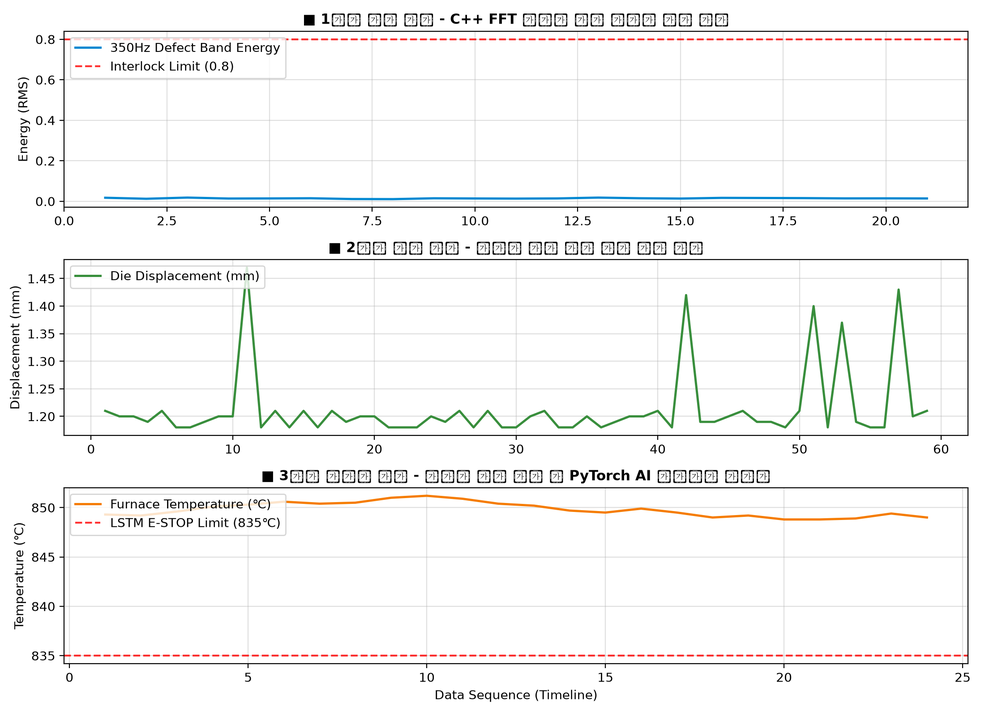
#> input picture AI-driven Process Management/ai_pdm/smart_factory_analytics.png, 985 x 716 px, shrunk from 2200 x 1600 before the run, given as the content of the folder ../../../../AI-driven Process Management/ai_pdm/good, which was not available
$ python color_check2.py '../../../../AI-driven Process Management/ai_pdm'
#> lines starting #> are read from the running program, lines starting #| are printed output that depends on the picture; after the words box and inside, x2 and y2 are one past the last pixel; in counts of white or black regions, pixels touching at a corner belong together; pictures that were not available may be replaced by others from this repository, and a replacement may not be noted
"""색 덩어리 크기로 색 규칙 문턱 정하기:  python color_check2.py <사진폴더>"""
import cv2, glob, os, sys, re
import numpy as np
ROOT = os.path.expanduser(sys.argv[1] if len(sys.argv) > 1 else "~/train/pc_data/bolt")
COLORS = {"red": [(0, 10), (170, 179)], "yellow": [(20, 35)], "green": [(40, 85)], "blue": [(95, 130)]}
S_MIN = {"blue": 50, "red": 80, "yellow": 80, "green": 70}
V_MIN = 30
def blobs(path):
#> called with path = '_only/smart_factory_analytics.png'
    hsv = cv2.cvtColor(cv2.imread(path), cv2.COLOR_BGR2HSV); h, s, v = cv2.split(hsv); out = {}
#> after `hsv = cv2.cvtColor(cv2.imread(path), cv2.COLOR_BGR2HSV)`: hsv: shape (716, 985, 3); mean H, S, V 1.9, 2.9, 246.9
#> after `h, s, v = cv2.split(hsv)`:
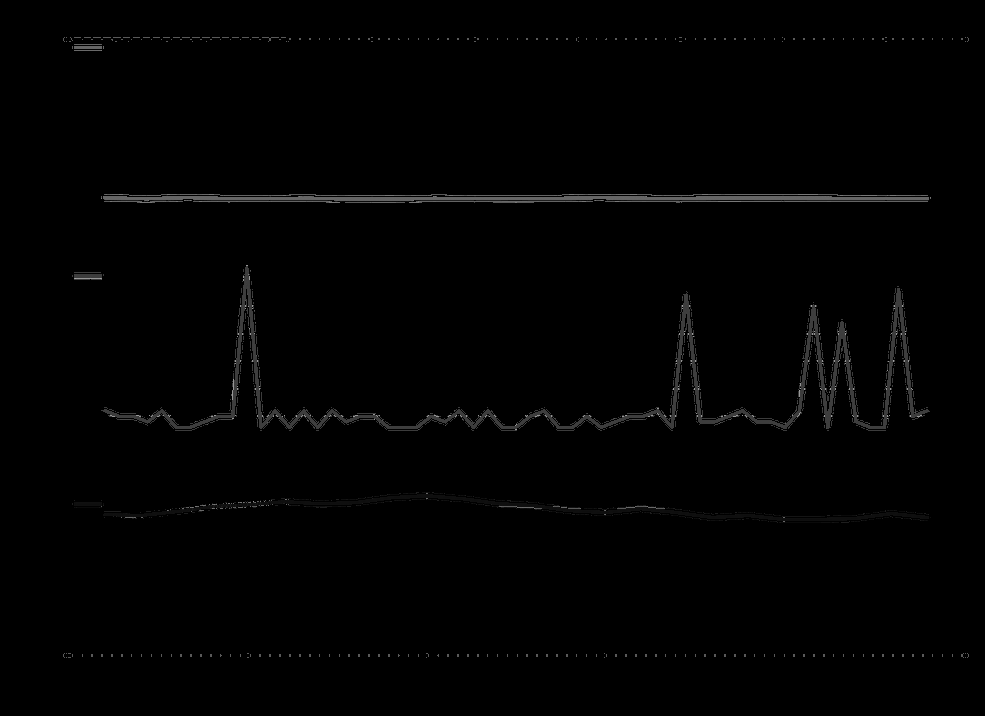
#> h: shape (716, 985); min 0, max 165, mean 1.9
#> after `h, s, v = cv2.split(hsv)`:
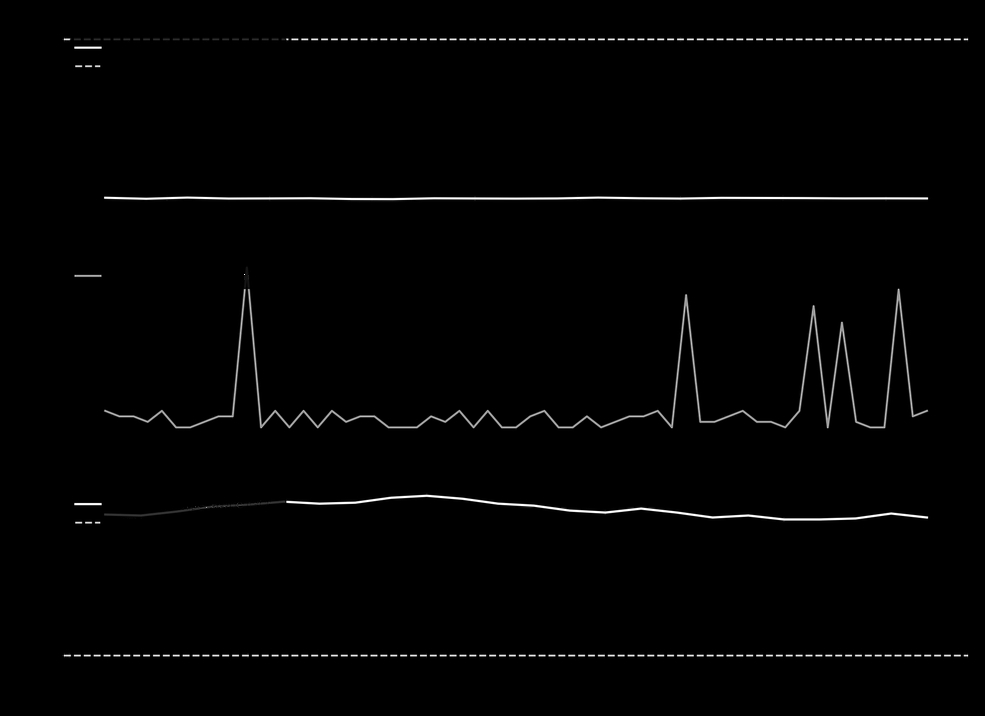
#> s: shape (716, 985); min 0, max 255, mean 2.9
#> after `h, s, v = cv2.split(hsv)`:
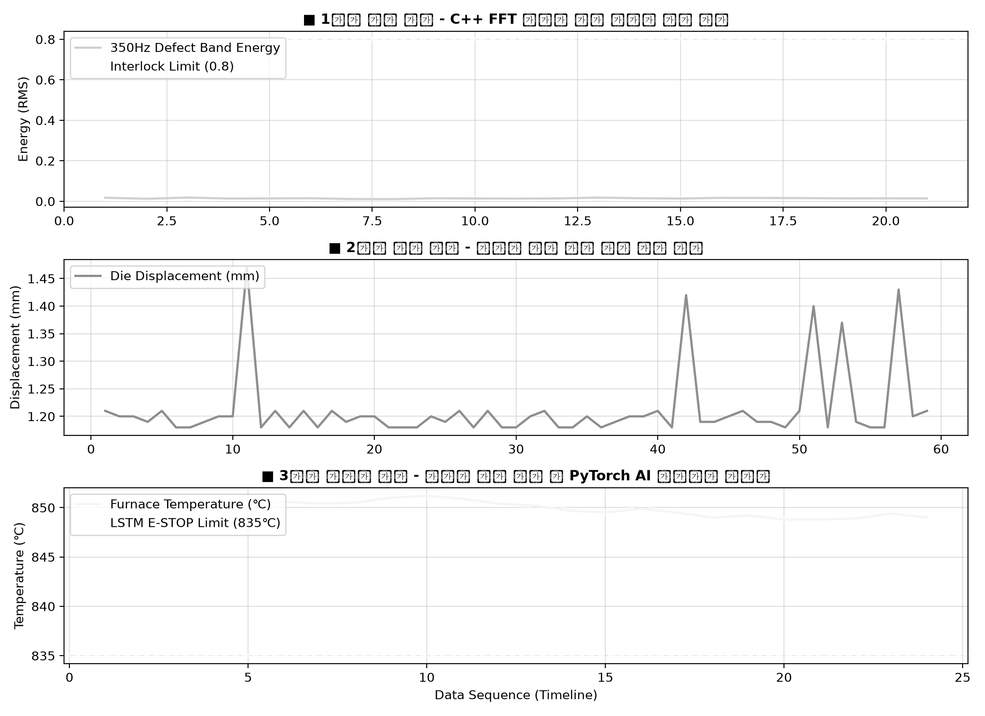
#> v: shape (716, 985); min 0, max 255, mean 246.9
    for c, rs in COLORS.items():
        m = np.zeros(h.shape, bool)
        for lo, hi in rs: m |= (h >= lo) & (h <= hi)
        m = cv2.morphologyEx(((m & (s >= S_MIN[c]) & (v >= V_MIN)) * 255).astype(np.uint8), cv2.MORPH_OPEN, np.ones((3, 3), np.uint8))
        n, _, st, _ = cv2.connectedComponentsWithStats(m)
        out[c] = int(st[1:, cv2.CC_STAT_AREA].max()) if n > 1 else 0
#> this loop made 4 passes
#> (n, st) on passes 1 to 2: (1, [[0, 0, 985, 716, 705260]]), (1, [[0, 0, 985, 716, 705260]])
#> n on passes 3 to 4: 11, 12
#> pass 3, in blobs, `m = cv2.morphologyEx(((m & (s >= S_MIN[c]) & (v >= V_MIN)) * 255).asty..`:
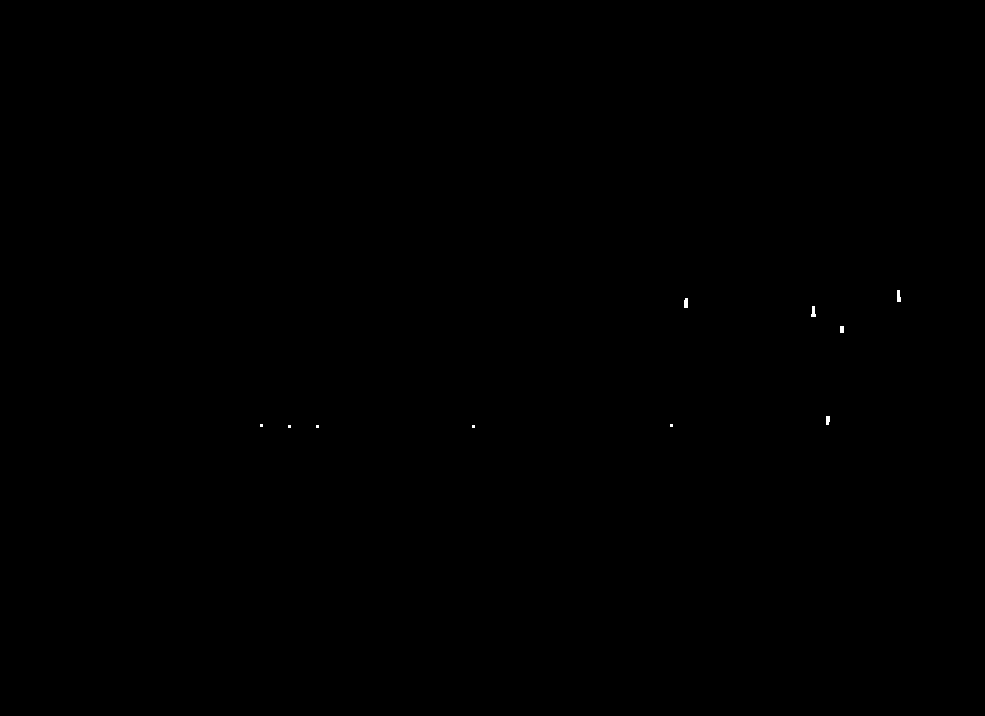
#> m: shape (716, 985); 0.03% white; 10 white regions (5 under 20 px), largest, box (x1, y1, x2, y2) and area: (897, 290, 901, 302) 41, (811, 306, 816, 317) 39, (684, 298, 688, 308) 38, (826, 416, 830, 425) 33, (840, 326, 844, 333) 28
#> after the loop:
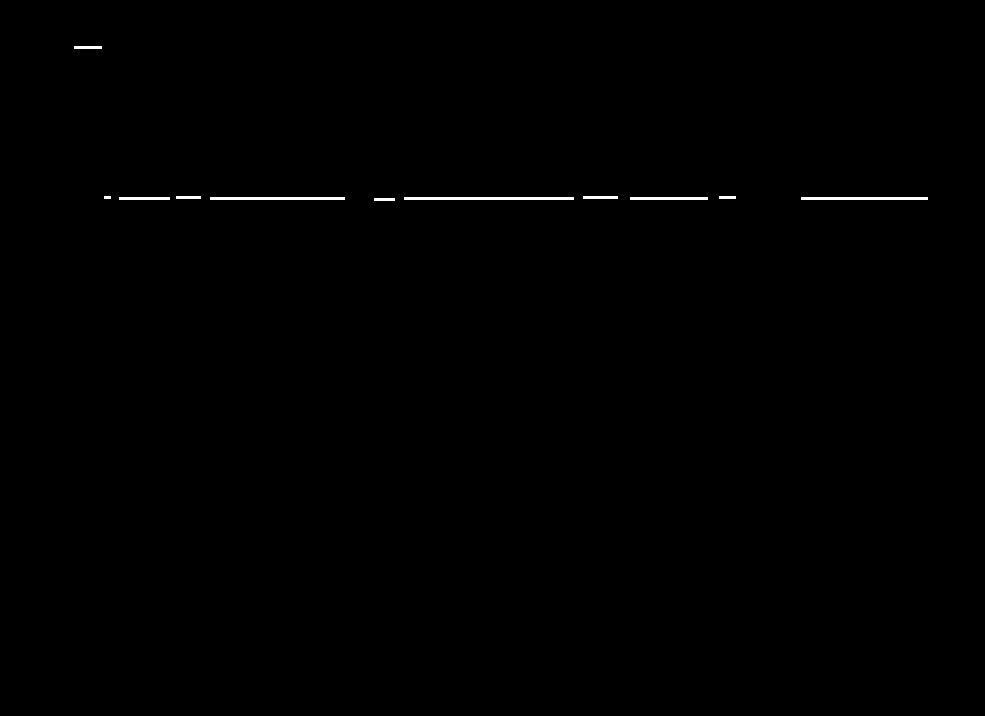
#> m: shape (716, 985); 0.3% white; 11 white regions, largest, box (x1, y1, x2, y2) and area: (404, 197, 574, 200) 510, (210, 197, 345, 200) 405, (801, 197, 928, 200) 381
#> after the loop, out = {'red': 0, 'yellow': 0, 'green': 41, 'blue': 510}
    return out
rows = {}
for folder in ("good", "good_test", "defect"):
    for p in sorted(glob.glob(os.path.join(ROOT, folder, "*"))):
        if not p.lower().endswith((".jpg", ".jpeg", ".png", ".bmp")): continue
        name = os.path.basename(p); m = re.match(r"[A-Za-z]+", name)
        key = folder if folder != "defect" else (m.group(0).lower() if m else "?")
        rows.setdefault(key, []).append((blobs(p), name))
print(f"{'구분':10s} {'장수':>4s}   자기 색 덩어리 최소   아무 색 덩어리 최대")
for k, items in rows.items():
    any_max = max(max(b.values()) for b, _ in items)
    if k in COLORS:
        w = min(items, key=lambda t: t[0][k]); print(f"{k:10s} {len(items):4d}   {w[0][k]:8d}px ({w[1]})   {any_max:8d}px")
    else:
        w = max(items, key=lambda t: max(t[0].values())); print(f"{k:10s} {len(items):4d}   {'-':>16s}   {any_max:8d}px ({w[1]})")
#> this loop made 3 passes
#> k on passes 1 to 3: 'good', 'good_test', 'smart'
#| good          1                  -        510px (smart_factory_analytics.png)
#| good_test     1                  -        510px (smart_factory_analytics.png)
#| smart         1                  -        510px (smart_factory_analytics.png)
